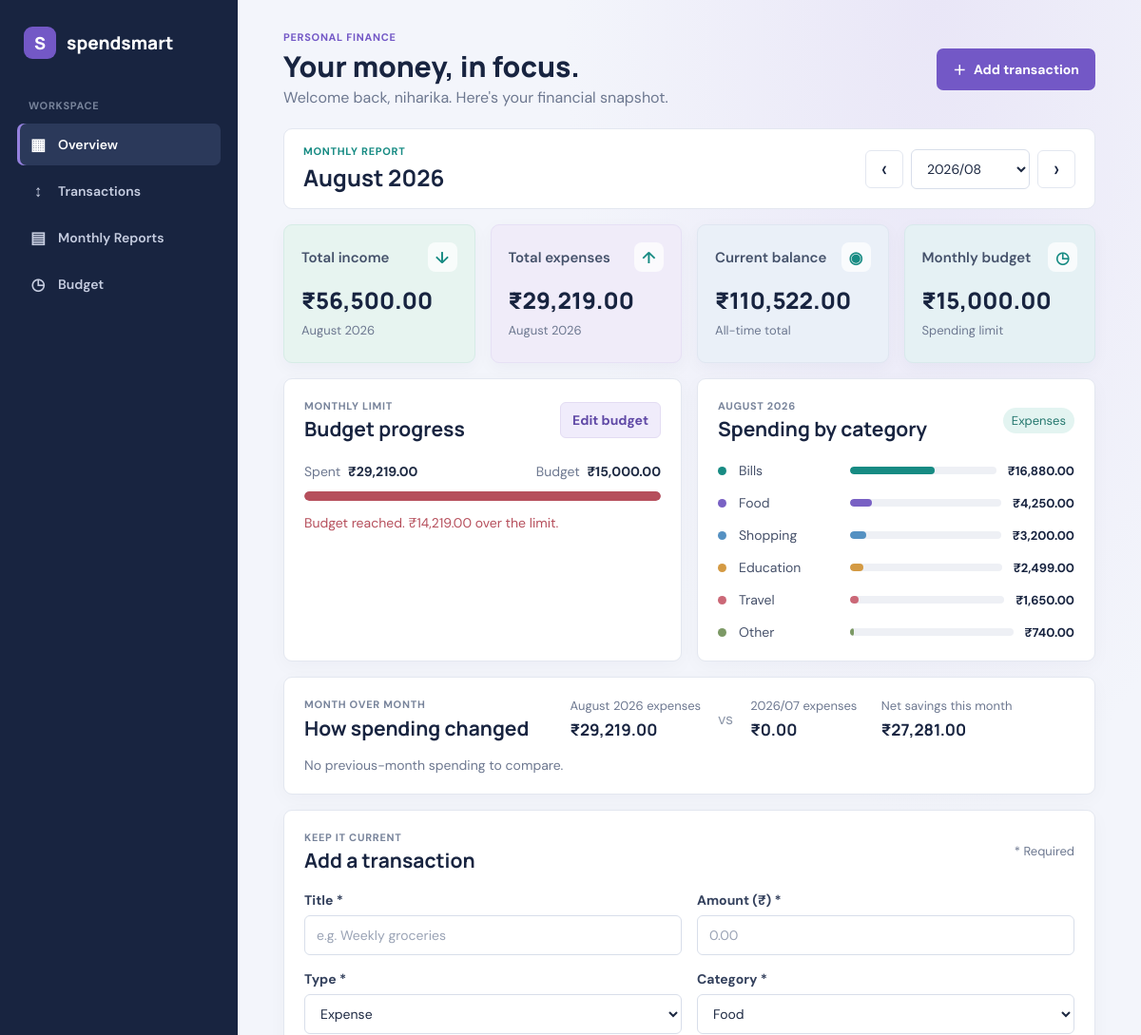
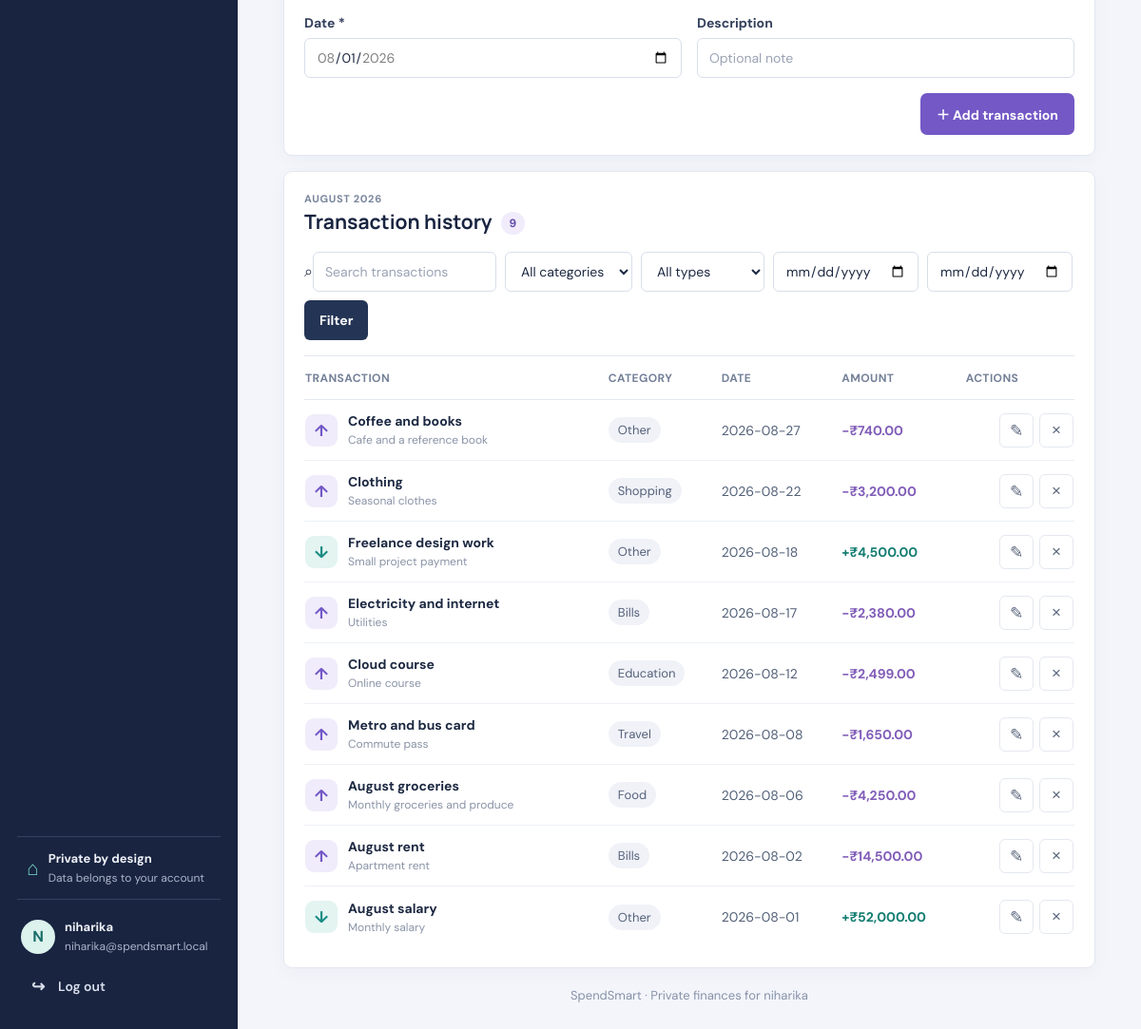
Screenshot of /?month=2026-08 (signed in) with the database file from the repository (2 pictures, top to bottom).
### tables this page shows
CREATE TABLE users (
                id INTEGER PRIMARY KEY AUTOINCREMENT,
                username TEXT NOT NULL UNIQUE COLLATE NOCASE,
                email TEXT NOT NULL UNIQUE COLLATE NOCASE,
                password_hash TEXT NOT NULL
            );

CREATE TABLE transactions (
            id INTEGER PRIMARY KEY AUTOINCREMENT,
            user_id INTEGER NOT NULL REFERENCES users(id) ON DELETE CASCADE,
            title TEXT NOT NULL,
            amount_paise INTEGER NOT NULL CHECK (amount_paise > 0),
            type TEXT NOT NULL CHECK (type IN ('income', 'expense')),
            category TEXT NOT NULL,
            date TEXT NOT NULL,
            description TEXT NOT NULL DEFAULT ''
        );

### app.py (the view, shortened to what this page needs)
@app.route("/", methods=["GET", "POST"])
@login_required
def index():
    user = get_current_user()
    month = requested_month()
    filters = {
        "search": request.args.get("search", "").strip()[:80],
        "category": request.args.get("category", ""),
        "type": request.args.get("type", ""),
        "date_from": request.args.get("date_from", ""),
        "date_to": request.args.get("date_to", ""),
    }
    for key in ("date_from", "date_to"):
        if filters[key]:
            try:
                datetime.strptime(filters[key], "%Y-%m-%d")
            except ValueError:
                filters[key] = ""
    return render_dashboard(user, month, filters=filters)

### app.py (called while the page is built)
@contextmanager
def get_db():
    database_path = Path(app.config["DATABASE"])
    database_path.parent.mkdir(parents=True, exist_ok=True)
    connection = sqlite3.connect(database_path)
    connection.row_factory = sqlite3.Row
    connection.execute("PRAGMA foreign_keys = ON")
    try:
        yield connection
        connection.commit()
    except Exception:
        connection.rollback()
        raise
    finally:
        connection.close()

def current_month():
    return date.today().strftime("%Y-%m")

def month_bounds(month):
    year, month_number = (int(part) for part in month.split("-"))
    start = date(year, month_number, 1)
    if month_number == 12:
        end = date(year + 1, 1, 1)
    else:
        end = date(year, month_number + 1, 1)
    previous = date(year - 1, 12, 1) if month_number == 1 else date(year, month_number - 1, 1)
    return start.isoformat(), end.isoformat(), previous.strftime("%Y-%m")

def login_required(view):
    @wraps(view)
    def wrapped(*args, **kwargs):
        user = get_current_user()
        if user is None:
            return redirect(url_for("login", next=request.full_path if request.query_string else request.path))
        return view(*args, **kwargs)
    return wrapped

def get_current_user():
    user_id = session.get("user_id")
    if not user_id:
        return None
    with get_db() as db:
        row = db.execute("SELECT id, username, email FROM users WHERE id = ?", (user_id,)).fetchone()
    if row is None:
        session.clear()
        return None
    return dict(row)

def requested_month():
    month = request.values.get("month", current_month())
    try:
        datetime.strptime(month, "%Y-%m")
        return month
    except ValueError:
        flash("Choose a valid month.", "error")
        return current_month()

@app.template_filter("money")
def format_money(amount_paise):
    return f"₹{(Decimal(int(amount_paise)) / 100):,.2f}"

### templates/dashboard.html (shortened to what this page needs)
<!doctype html>
<html lang="en">
<head>
  <link rel="stylesheet" href="{{ url_for('static', filename='spendsmart.css') }}">
</head>
<body class="dashboard-page">
  <aside class="sidebar">
    <a class="brand" href="{{ url_for('index') }}"><span class="brand-mark">S</span><span>spendsmart</span></a>
    <div class="side-label">WORKSPACE</div>
    <nav class="side-nav" aria-label="Main navigation">
      <a class="nav-link active" href="{{ url_for('index', month=selected_month) }}"><span>▦</span>Overview</a>
      <a class="nav-link" href="#transactions"><span>↕</span>Transactions</a>
      <a class="nav-link" href="#monthly-report"><span>▤</span>Monthly Reports</a>
      <a class="nav-link" href="#budget"><span>◷</span>Budget</a>
    </nav>
    <div class="sidebar-bottom">
      <div class="privacy-note"><span>⌂</span><div><strong>Private by design</strong><small>Data belongs to your account</small></div></div>
      <div class="profile"><div class="avatar">{{ user.username[0]|upper }}</div><div><strong>{{ user.username }}</strong><small>{{ user.email }}</small></div></div>
      <form action="{{ url_for('logout') }}" method="post"><button class="nav-link logout-link" type="submit"><span>↪</span>Log out</button></form>
    </div>
  </aside>
  <main class="main-content">
    <header class="page-header">
      <div><div class="eyebrow">PERSONAL FINANCE</div><h1>Your money, in focus.</h1><p>Welcome back, {{ user.username }}. Here's your financial snapshot.</p></div>
      <a class="primary-button" href="#add-transaction"><span aria-hidden="true">＋</span> Add transaction</a>
    </header>
    <section class="month-toolbar" aria-label="Monthly report controls">
      <div><div class="eyebrow">MONTHLY REPORT</div><h2>{{ month_label }}</h2></div>
      <div class="month-controls">
        <a class="month-arrow" href="{{ url_for('index', month=previous_month) }}" aria-label="Previous month">‹</a>
        <form action="{{ url_for('index') }}" method="get"><label class="sr-only" for="month">Select month</label><select id="month" name="month">{% for choice in month_options %}<option value="{{ choice }}" {% if choice == selected_month %}selected{% endif %}>{{ choice|replace('-', '/') }}</option>{% endfor %}</select></form>
        <a class="month-arrow" href="{{ url_for('index', month=next_month) }}" aria-label="Next month">›</a>
      </div>
    </section>
    <section class="summary-grid" aria-label="Financial summary">
      <article class="summary-card income-card"><div class="card-heading">Total income <span class="metric-icon">↓</span></div><strong>{{ stats.month_income|money }}</strong><small>{{ month_label }}</small></article>
      <article class="summary-card expense-card"><div class="card-heading">Total expenses <span class="metric-icon">↑</span></div><strong>{{ stats.month_expenses|money }}</strong><small>{{ month_label }}</small></article>
      <article class="summary-card balance-card"><div class="card-heading">Current balance <span class="metric-icon">◉</span></div><strong>{{ stats.balance|money }}</strong><small>All-time total</small></article>
      <article class="summary-card budget-summary-card"><div class="card-heading">Monthly budget <span class="metric-icon">◷</span></div><strong>{{ stats.budget|money }}</strong><small>Spending limit</small></article>
    </section>
    <section class="analytics-grid" id="monthly-report" aria-label="Monthly analytics">
      <article class="panel budget-panel" id="budget">
        <div class="panel-heading"><div><div class="eyebrow">MONTHLY LIMIT</div><h2>Budget progress</h2></div><button class="text-button" id="budget-edit-toggle" type="button">Edit budget</button></div>
        <div class="budget-line"><span>Spent <strong>{{ stats.month_expenses|money }}</strong></span><span>Budget <strong>{{ stats.budget|money }}</strong></span></div>
        <div class="progress-track"><div class="progress-fill {% if stats.budget_percent >= 100 %}over-budget{% elif stats.budget_percent >= 80 %}near-budget{% endif %}" style="width: {{ [stats.budget_percent, 100]|min }}%"></div></div>
        {% if stats.budget_percent >= 100 %}<p class="budget-message danger">Budget reached. {{ (stats.month_expenses - stats.budget)|money }} over the limit.</p>{% elif stats.budget_percent >= 80 %}<p class="budget-message warning">{{ '%.1f'|format(stats.budget_percent) }}% used. Keep an eye on spending.</p>{% else %}<p class="budget-message">{{ (stats.budget - stats.month_expenses)|money }} remaining <span>{{ '%.1f'|format(stats.budget_percent) }}% used</span></p>{% endif %}
      </article>
      <article class="panel breakdown-panel">
        <div class="panel-heading"><div><div class="eyebrow">{{ month_label|upper }}</div><h2>Spending by category</h2></div><span class="panel-tag">Expenses</span></div>
        {% if stats.breakdown %}<div class="breakdown-list">{% for item in stats.breakdown %}<div class="breakdown-row"><span class="category-dot dot-{{ loop.index0 % 6 }}"></span><span class="breakdown-name">{{ item.category }}</span><span class="breakdown-track"><span class="breakdown-bar bar-{{ loop.index0 % 6 }}" style="width: {{ item.total * 100 / stats.month_expenses if stats.month_expenses else 0 }}%"></span></span><strong>{{ item.total|money }}</strong></div>{% endfor %}</div>{% else %}<p class="empty-note">No expenses recorded for {{ month_label }}.</p>{% endif %}
      </article>
      <article class="panel comparison-panel">
        <div><div class="eyebrow">MONTH OVER MONTH</div><h2>How spending changed</h2></div>
        <div class="comparison-values"><div><small>{{ month_label }} expenses</small><strong>{{ stats.month_expenses|money }}</strong></div><span>vs</span><div><small>{{ previous_month|replace('-', '/') }} expenses</small><strong>{{ stats.previous_expenses|money }}</strong></div></div>
        <div class="savings-value"><small>Net savings this month</small><strong>{{ stats.net_savings|money }}</strong></div>
        {% if stats.spending_change is none %}<p class="comparison-note">No previous-month spending to compare.</p>{% elif stats.spending_change > 0 %}<p class="comparison-note increase">↑ {{ '%.1f'|format(stats.spending_change) }}% more spent than last month</p>{% elif stats.spending_change < 0 %}<p class="comparison-note decrease">↓ {{ '%.1f'|format(-stats.spending_change) }}% less spent than last month</p>{% else %}<p class="comparison-note">Spending is unchanged from last month.</p>{% endif %}
      </article>
    </section>
    <section class="panel add-panel" id="add-transaction">
      <div class="panel-heading"><div><div class="eyebrow">KEEP IT CURRENT</div><h2>{{ 'Edit transaction' if edit_transaction else 'Add a transaction' }}</h2></div><span class="required-hint">* Required</span></div>
      <form class="transaction-form" action="{{ url_for('edit_transaction', transaction_id=edit_transaction.id, month=selected_month) if edit_transaction else url_for('index', month=selected_month) }}" method="post" id="transaction-form">
        <input type="hidden" name="month" value="{{ selected_month }}">{% set entry = edit_transaction %}
        <div class="form-field"><label for="title">Title <span>*</span></label><input id="title" name="title" type="text" maxlength="80" value="{{ entry.title if entry else '' }}" placeholder="e.g. Weekly groceries" required></div>
        <div class="form-field"><label for="amount">Amount (₹) <span>*</span></label><input id="amount" name="amount" type="number" min="0.01" max="999999999" step="0.01" value="{{ '%.2f'|format(entry.amount_paise / 100) if entry else '' }}" placeholder="0.00" required></div>
        <div class="form-field"><label for="type">Type <span>*</span></label><select id="type" name="type" required><option value="expense" {% if not entry or entry.type == 'expense' %}selected{% endif %}>Expense</option></select></div>
        <div class="form-field"><label for="category">Category <span>*</span></label><select id="category" name="category" required>{% for category in categories %}<option value="{{ category }}" {% if entry and entry.category == category %}selected{% endif %}>{{ category }}</option>{% endfor %}</select></div>
        <div class="form-field"><label for="date">Date <span>*</span></label><input id="date" name="date" type="date" min="{{ month_first }}" max="{{ month_last }}" value="{{ entry.date if entry else (today if today[:7] == selected_month else month_first) }}" required></div>
        <div class="form-field"><label for="description">Description</label><input id="description" name="description" type="text" maxlength="240" value="{{ entry.description if entry else '' }}" placeholder="Optional note"></div>
        <div class="form-actions"><button class="primary-button" type="submit">{{ 'Save changes' if edit_transaction else '＋ Add transaction' }}</button></div>
      </form>
    </section>
    <section class="panel history-panel" id="transactions">
      <div class="panel-heading history-heading"><div><div class="eyebrow">{{ month_label|upper }}</div><h2>Transaction history <span class="count-pill">{{ transactions|length }}</span></h2></div></div>
      <form class="filter-form" action="{{ url_for('index') }}" method="get">
        <label class="search-box"><span>⌕</span><input type="search" name="search" value="{{ filters.search }}" placeholder="Search transactions" aria-label="Search transactions"></label>
        <select name="category" aria-label="Filter by category"><option value="">All categories</option></select>
        <select name="type" aria-label="Filter by type"><option value="">All types</option></select>
        <input type="date" name="date_from" value="{{ filters.date_from }}" aria-label="From date"><input type="date" name="date_to" value="{{ filters.date_to }}" aria-label="To date">
        <button class="filter-button" type="submit">Filter</button>
      </form>
      <div class="table-wrap"><table><thead><tr><th scope="col">TRANSACTION</th><th scope="col">CATEGORY</th><th scope="col">DATE</th><th scope="col">AMOUNT</th><th scope="col">ACTIONS</th></tr></thead><tbody>
        {% for transaction in transactions %}<tr><td><div class="transaction-name"><span class="transaction-symbol {{ transaction.type }}">{{ '↓' if transaction.type == 'income' else '↑' }}</span><div><strong>{{ transaction.title }}</strong><small>{{ transaction.description or transaction.type|capitalize }}</small></div></div></td><td><span class="category-label">{{ transaction.category }}</span></td><td>{{ transaction.date }}</td><td class="amount-cell {{ transaction.type }}">{{ '+' if transaction.type == 'income' else '−' }}{{ transaction.amount_paise|money }}</td><td><div class="row-actions"><a class="icon-button" href="{{ url_for('edit_transaction', transaction_id=transaction.id, month=selected_month) }}" aria-label="Edit {{ transaction.title }}">✎</a><form class="delete-form" action="{{ url_for('delete_transaction', transaction_id=transaction.id) }}" method="post"><input type="hidden" name="month" value="{{ selected_month }}"><button class="icon-button delete-button" type="submit" aria-label="Delete {{ transaction.title }}">×</button></form></div></td></tr>{% else %}<tr><td class="empty-state" colspan="5">No transactions found for {{ month_label }}.</td></tr>{% endfor %}
      </tbody></table></div>
    </section>
    <footer class="footer">SpendSmart <span>·</span> Private finances for {{ user.username }}</footer>
  </main>
</body>
</html>

### rows the page displays
users: username "N", username "niharika", email "niharika@spendsmart.local"
transactions: type "↑", type "−"
transactions: type "↑", type "−"
transactions: type "↓", type "+"
transactions: type "↑", type "−"
transactions: type "↑", type "−"
transactions: type "↑", type "−"
transactions: type "↑", type "−"
transactions: type "↑", type "−"
transactions: type "↓", type "+"

### other values shown
{{ month_label }} "August 2026"
{{ stats.month_income|money }} "₹56,500.00"
{{ stats.month_expenses|money }} "₹29,219.00"
{{ stats.balance|money }} "₹110,522.00"
{{ stats.budget|money }} "₹15,000.00"
{{ (stats.month_expenses - stats.budget)|money }} "₹14,219.00"
{{ month_label|upper }} "AUGUST 2026"
{{ item.category }} "Bills" "Food" "Shopping" "Education" "Travel" "Other"
{{ item.total|money }} "₹16,880.00" "₹4,250.00" "₹3,200.00" "₹2,499.00" "₹1,650.00" "₹740.00"
{{ previous_month|replace('-', '/') }} "2026/07"
{{ stats.previous_expenses|money }} "₹0.00"
{{ stats.net_savings|money }} "₹27,281.00"
{{ 'Edit transaction' if edit_transaction else 'Add a transaction' }} "Add a transaction"
{{ 'Save changes' if edit_transaction else '＋ Add transaction' }} "＋ Add transaction"
{{ transactions|length }} "9"
